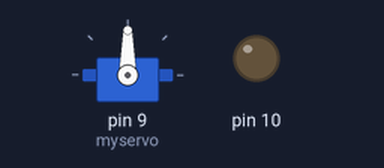
This sketch was run on a simulated Arduino Uno, built with avr-gcc and run on an emulated ATmega328P. Shown: servo, output pins drawn as LEDs (lit = HIGH).

Above: at 0.1 s.
At 10.1 s:
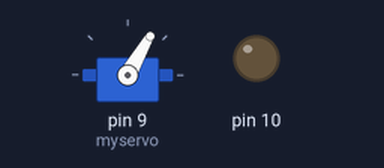
Timing chart, 0 to 11.6 s (numbered marks = the images above):
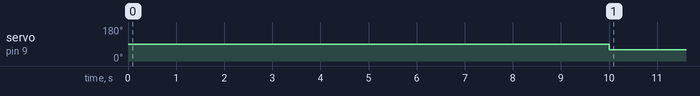

The sketch:

Throwing_Servo_Nano.ino
```cpp
#include <Servo.h>
Servo myservo;
void setup() {
  // put your setup code here, to run once:
  pinMode(10,HIGH);
  pinMode(11,LOW);
  myservo.attach(9);

}

void loop() {
  // put your main code here, to run repeatedly:
    delay(10000);

    myservo.write(60);


}
```

Measured:
- by itself, servo on pin 9 (myservo): 90° → 60° at 10.0 s
